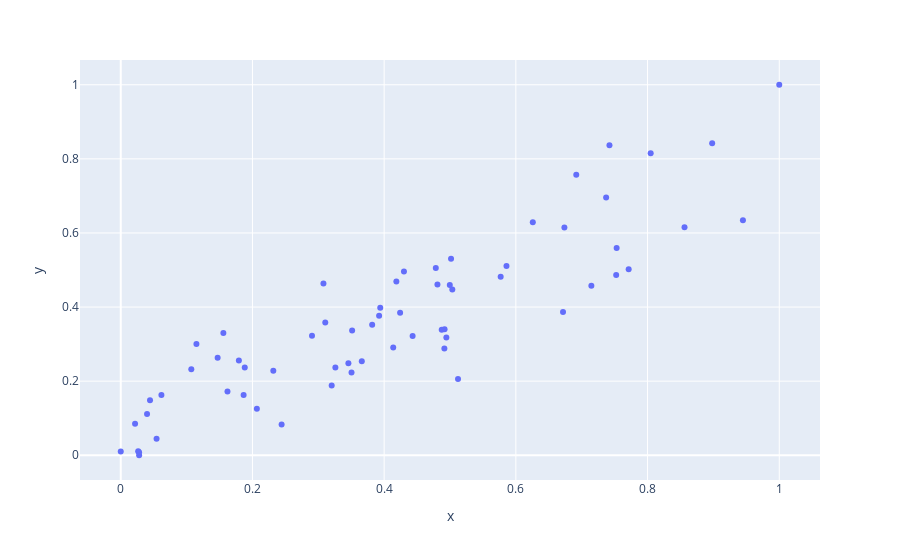

Notebook code cell kept with this figure:
### Code cell
import plotly.express as px
fig = px.scatter(x = df_trans.Revenue, y= df_trans.Sales_quantity)
fig.show()
